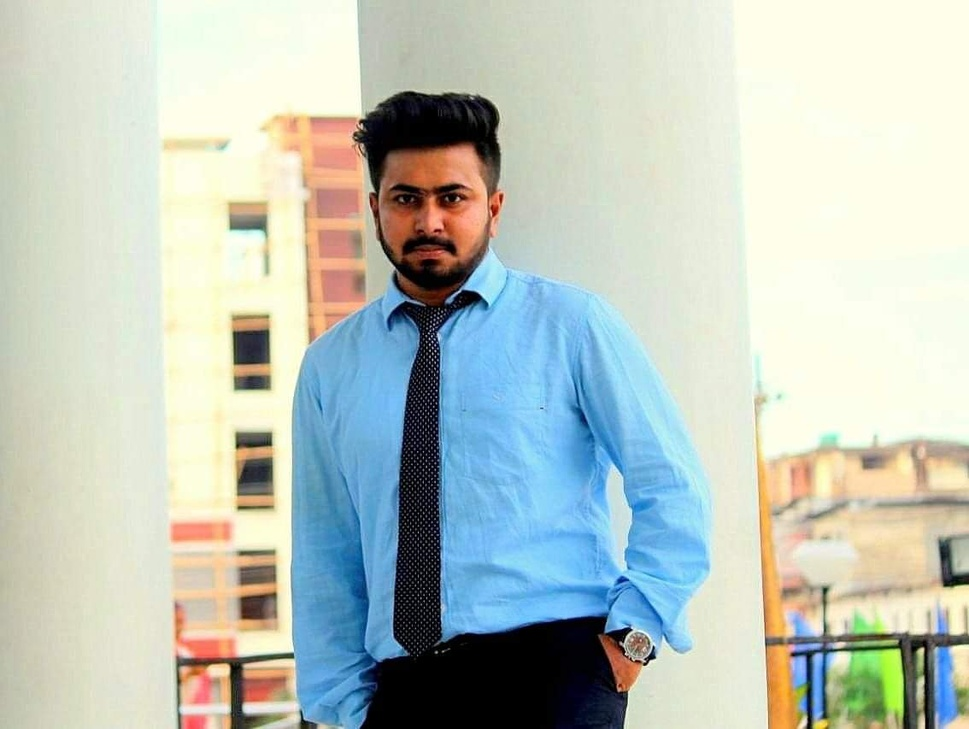
#> input picture me.jpg, 969 x 729 px, shrunk from 1134 x 853 before the run
$ python simple_eye_detector_image.py
#> lines starting #> are read from the running program, lines starting #| are printed output that depends on the picture; after the words box and inside, x2 and y2 are one past the last pixel; in counts of white or black regions, pixels touching at a corner belong together
import cv2
import numpy as np
from matplotlib import pyplot as plt

img = cv2.imread('me.jpg')
#> img is the input picture: shape (729, 969, 3); mean B, G, R 189.8, 198.2, 188.8
eye_cascade = cv2.CascadeClassifier('haarcascade_eye_tree_eyeglasses.xml')

imgray = cv2.cvtColor(img, cv2.COLOR_BGR2GRAY)
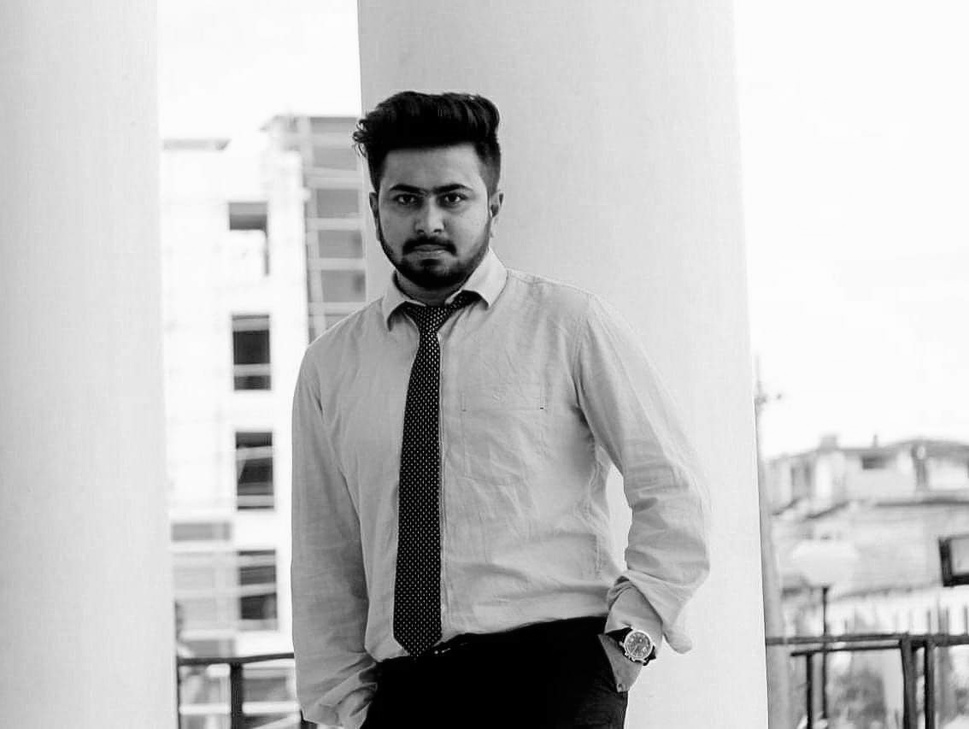
#> imgray: shape (729, 969); min 0, max 254, mean 194.4
eyes = eye_cascade.detectMultiScale(imgray, 1.1, 4)
#> eyes = [[389, 184, 31, 31], [437, 182, 33, 33], [872, 578, 28, 28]]

for(x, y, w, h)in eyes:
    cv2.rectangle(img, (x, y), (x+w, y+h), (0, 0, 255), 3)
#> this loop made 3 passes
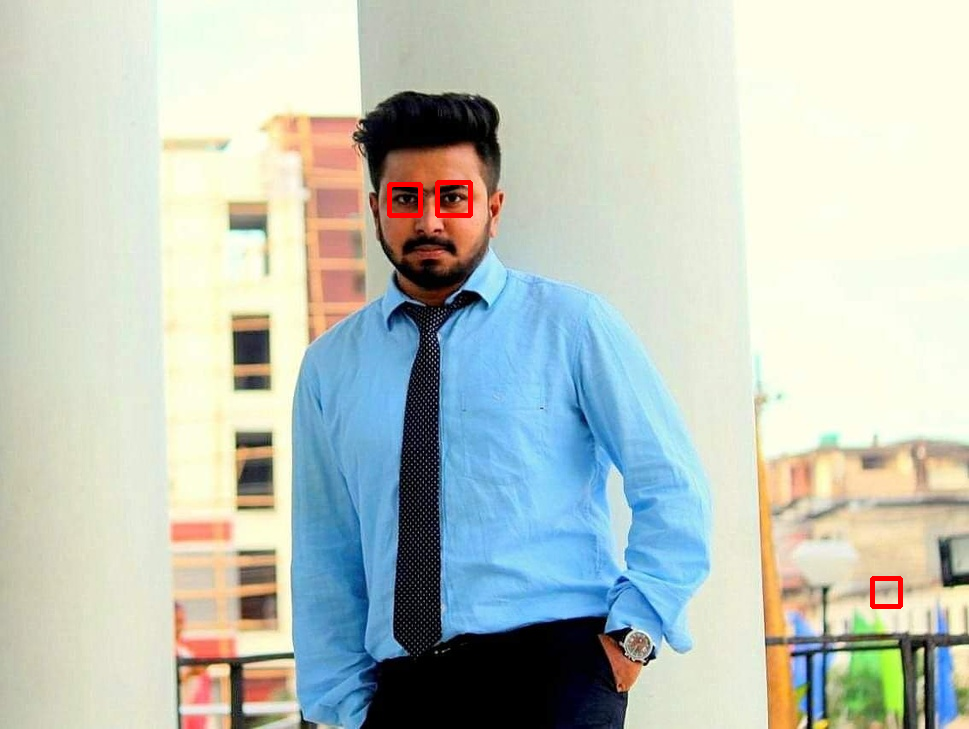
#> img: shape (729, 969, 3); 0.26% of pixels changed, all inside (x1, y1, x2, y2) = (387, 180, 903, 609)

cv2.imshow('Me', img)
cv2.waitKey(0)
cv2.destroyAllWindows()

$ run again, with avengers.jpg copied over me.jpg
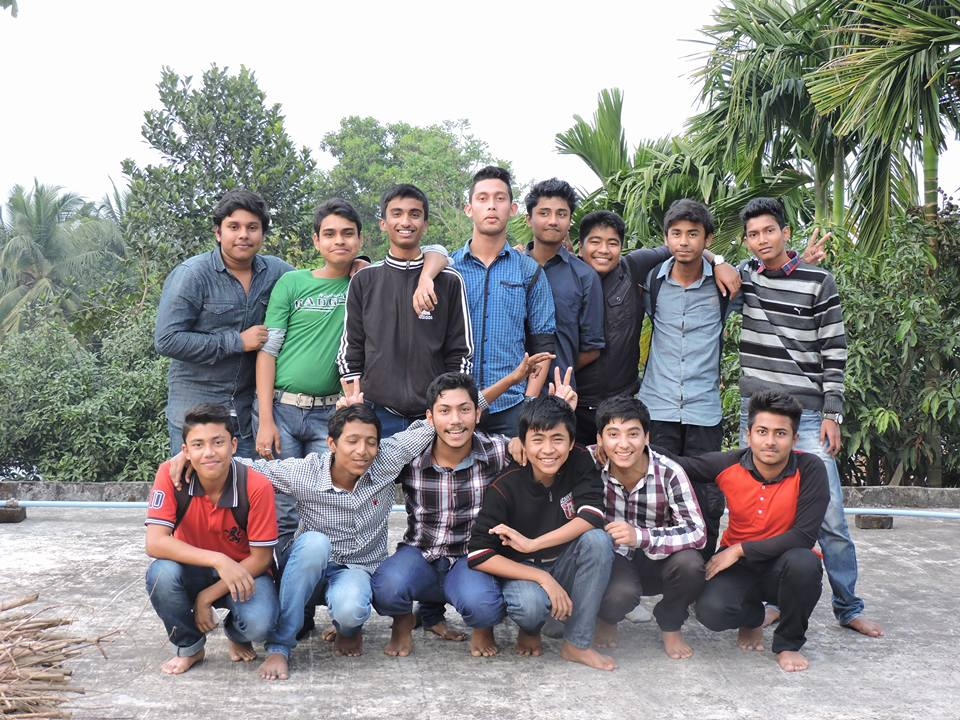
#> input picture avengers.jpg, 960 x 720 px
#> img is the input picture: shape (720, 960, 3); mean B, G, R 142.2, 144.3, 144
#> `imgray = cv2.cvtColor(img, cv2.COLOR_BGR2GRAY)`:
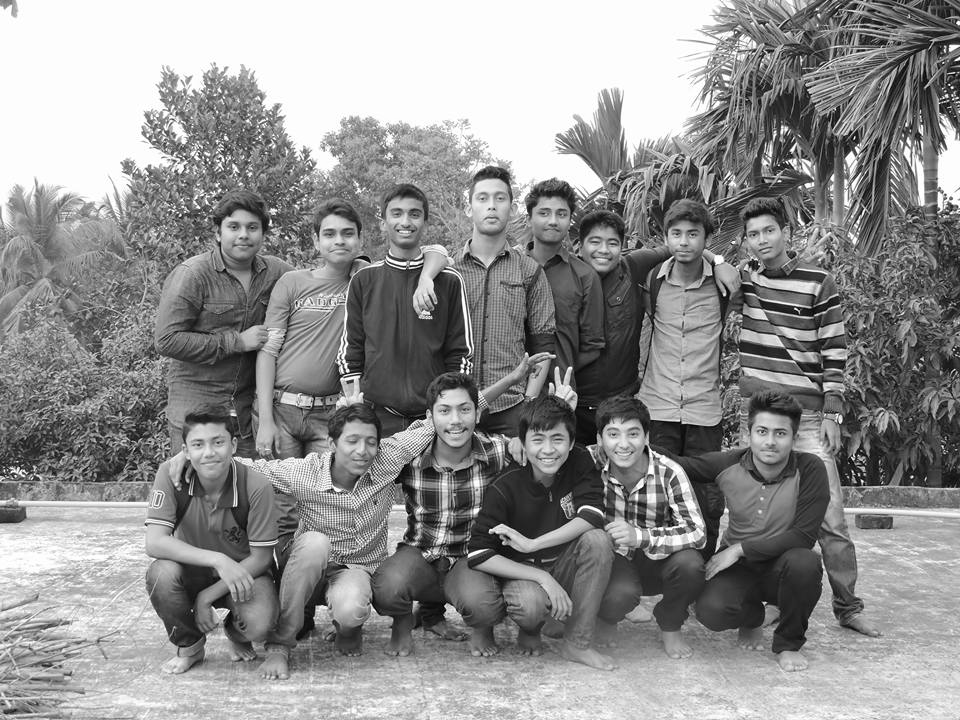
#> imgray: shape (720, 960); min 0, max 255, mean 144
#> eyes = ()
